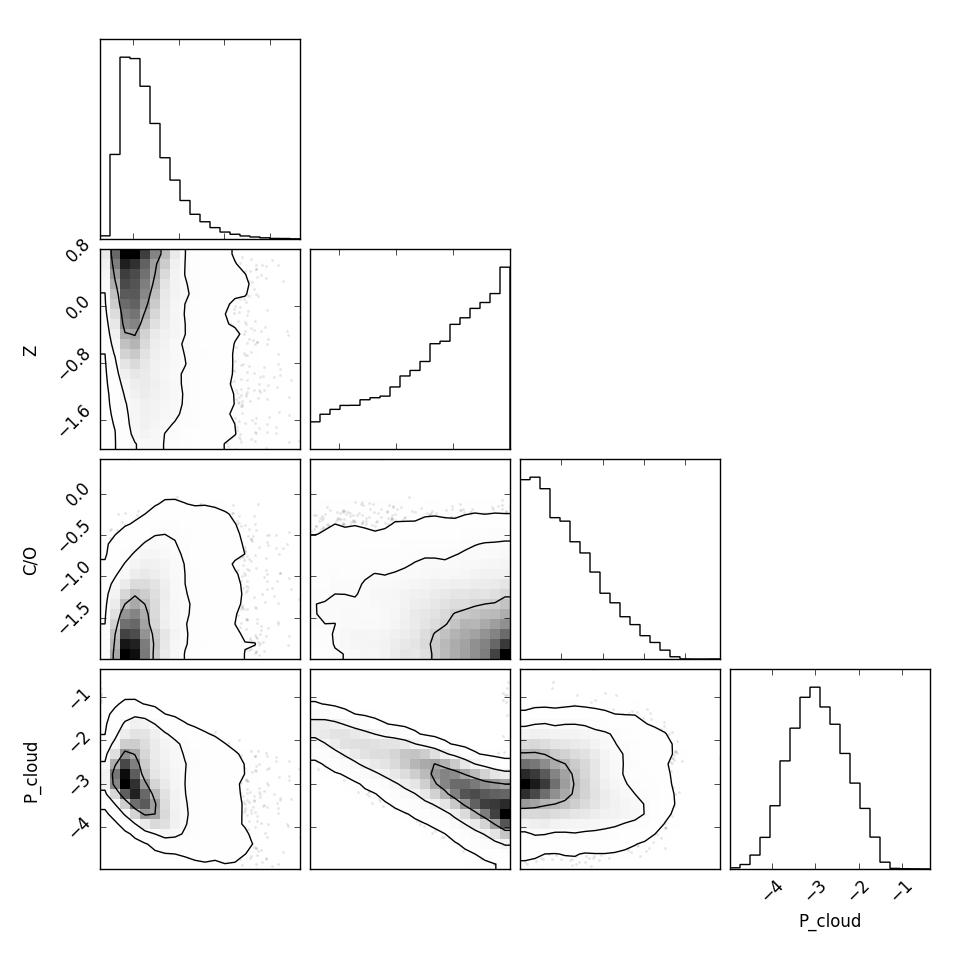

This chart was generated by the following Python code:
import mycorner as corner
import matplotlib.pyplot as plt
import numpy as np
import pickle
from pylab import hist


p = pickle.load(open("MCMC_CC_Limit_Metallicity.pic", "rb"))
p = p[:,:-1]

d = p[:,0:4]
ind = (d[:,1]<0.8)&(d[:,3]<-0.2)#&(d[:,0]<1000)&(d[:,2]<-0.25)
d = d[ind]

ctoo = np.log10(0.54)
print ctoo
print 1.0*sum(d[:,2]>ctoo)/(1.*len(d[:,2]))

labels = ["T_irr", "Z", "C/O", "P_cloud"]

plt.figure(figsize = (6,6))
#fig = corner.corner(d, labels = labels, plot_contours = False, no_fill_contours = True, plot_datapoints = False, range = [[500,1000], 0.997, 0.997, 0.997])
fig = corner.corner(d, labels = labels, smooth = 0.7)#, levels = [0.16, 0.5, 0.84]) 

plt.savefig("pairs.png")
